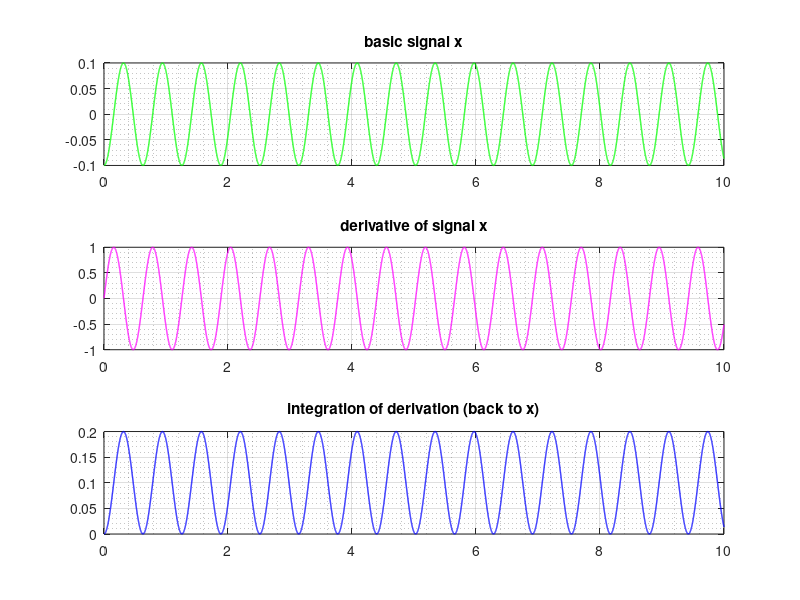

This figure's MATLAB source:
function testDifferentiateIntegrate()
close all;

fs = 1000;
dt = 1/fs;
te = 10;
t = 0:dt:te;
x = sin(2*pi*fs.*t) - 0.1*cos(t*10);

xg = gradient(x,dt);
xgc = cumtrapz(t,xg);

figure('units','normalized','outerposition',[0.2 0.2 0.8 0.8])
subplot(3,1,1);
plot(t,x,'g','LineWidth',1); grid on; grid minor; title('basic signal x');
subplot(3,1,2);
plot(t,xg,'m','LineWidth',1); grid on; grid minor; title('derivative of signal x');
subplot(3,1,3);
plot(t,xgc,'b','LineWidth',1); grid on; grid minor; title('integration of derivation (back to x)');

end

% % Exact Solution
% a = -1; b = 1;
% Iab = 1/4*(b^4-a^4 ) + 2/3*(b^3-a^3 ) - 1/2*(b^2-a^2 ) + 3*(b-a)
% % Method 1
% avg_y = y(1:length(x)-1) + diff(y)/2;
% A1 = sum(diff(x).*avg_y)
% % Method 2
% A2 = quad(@myfunc, -1,1)
% % Method 3
% A3 = quadl(@myfunc, -1,1)